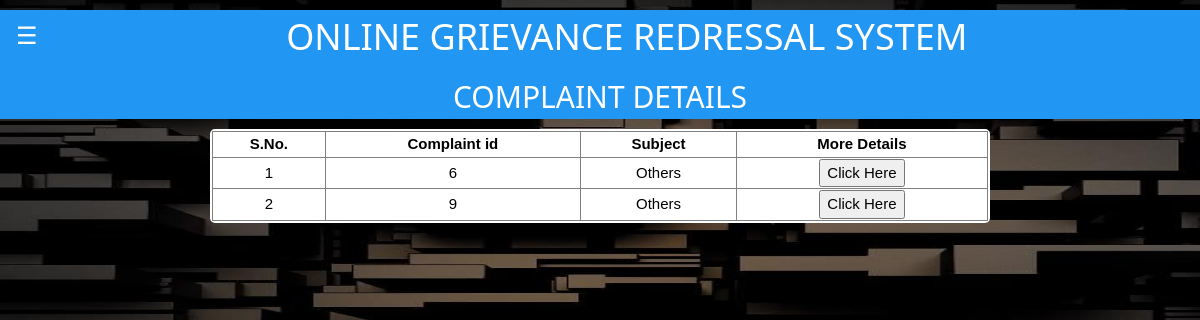
The page /dcmpdet.php (signed in) on the database its author committed.
### tables this page shows
CREATE TABLE `complaint` (
  `cmpid` int(50) NOT NULL,
  `name` varchar(30) NOT NULL,
  `cdetails` text NOT NULL,
  `type` text NOT NULL,
  `ctype` text NOT NULL,
  `priority` text NOT NULL,
  `report` text NOT NULL,
  `remark` text NOT NULL,
  `feedback` text NOT NULL,
  `date` timestamp NOT NULL DEFAULT current_timestamp() ON UPDATE current_timestamp(),
  `admno` int(11) NOT NULL,
  `status` varchar(25) NOT NULL,
  `image` longblob DEFAULT NULL,
  `imgtype` varchar(1000) NOT NULL
);

### dcmpdet.php (the view, shortened to what this page needs)
<!DOCTYPE html>
<html>
<link rel="stylesheet" href="extra.css">
<body>
<div class="w3-blue">
  <button class="w3-button w3-blue w3-xlarge w3-left" onclick="openLeftMenu()">&#9776;</button>
  <h1 style="text-align:center;">ONLINE GRIEVANCE REDRESSAL SYSTEM</h1>
  <h2 style="color:White; text-align:center">COMPLAINT DETAILS</h2>
</div>
<center>
<div style="background-color:White; border: 2px solid White; border-radius: 5px; width:65% " >
<table width="100%" border="1" style="border-collapse:collapse;">
<thead>
<tr>
<th><center>S.No.</center></th>
<th><center>Complaint id</center></th>
<th><center>Subject</center></th>
<th><center>More Details</center></th>
</tr>
</thead>
<tbody>
<?php
require_once "config.php";
$count=1;
$sel_query="Select * from complaint where status = 'deny' order by cmpid";
$result = mysqli_query($link,$sel_query);
while($row = mysqli_fetch_assoc($result)) { ?>
<tr><td align="center"><?php echo $count; ?></td>
<td align="center"><?php echo $row["cmpid"]; ?></td>
<td align="center"><?php echo $row["ctype"]; ?></td>
<td align="center">
<a href="javascript:void(0);" onClick="popUpWindow('http://localhost/og/dedetails.php?uid=<?php echo htmlentities($row['cmpid']);?>');" title="Details">
<button type="button" class="btn btn-primary">Click Here</button></a>
</td>
</tr>
<?php $count++; } ?>
</tbody>
</table>
</div>
</center>
</body>
</html>

### extra.css (style rules this page uses)
html { box-sizing:border-box }
*,*:before,*:after { box-sizing:inherit }
html { -ms-text-size-adjust:100%;-webkit-text-size-adjust:100% }
body { margin:0 }
a { background-color:transparent }
button,input,select,textarea,optgroup { font:inherit;margin:0 }
button,input { overflow:visible }
button,select { text-transform:none }
button,[type=button],[type=reset],[type=submit] { -webkit-appearance:button }
html,body { font-family:Verdana,sans-serif;font-size:15px;line-height:1.5 }
html { overflow-x:hidden }
h1 { font-size:36px }
h2 { font-size:30px }
h1,h2,h3,h4,h5,h6 { font-family:"Segoe UI",Arial,sans-serif;font-weight:400;margin:10px 0 }
a { color:inherit }
.w3-btn,.w3-button { border:none;display:inline-block;padding:8px 16px;vertical-align:middle;overflow:hidden;text-decoration:none;color:inherit;background-color:inherit;text-align:center;cursor:pointer;white-space:nowrap }
.w3-btn,.w3-button { -webkit-touch-callout:none;-webkit-user-select:none;-khtml-user-select:none;-moz-user-select:none;-ms-user-select:none;user-select:none }
.w3-xlarge { font-size:24px!important }
.w3-left { float:left!important }
.w3-blue,.w3-hover-blue:hover { color:#fff!important;background-color:#2196F3!important }

### dcmpdet.php (style rules this page uses)
body { background-image:url('stked.jpeg'); background-attachment:fixed; background-size:100% 100%; }

### rows shown on the page
complaint: cmpid "6", ctype "Others"
complaint: cmpid "9", ctype "Others"
